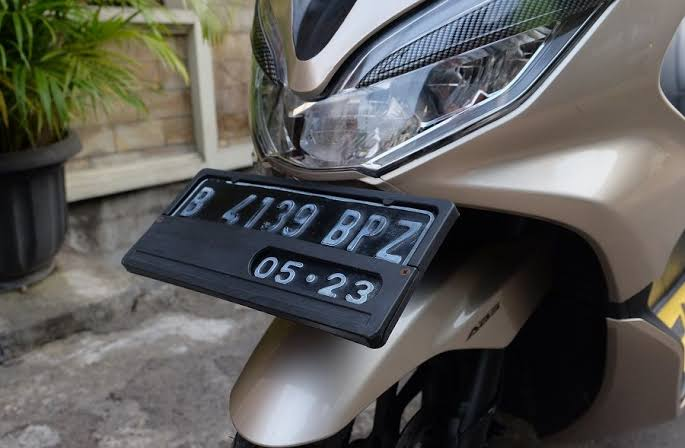
#> input picture Sesi#4/plat.jpg, 685 x 448 px
$ python main.py
#> lines starting #> are read from the running program, lines starting #| are printed output that depends on the picture

import os
import imageio.v3 as imageio
import numpy as np
from scipy import ndimage
import matplotlib.pyplot as plt

folder = os.path.dirname(os.path.abspath(__file__))
img = imageio.imread(os.path.join(folder, "plat.jpg"))
#> img is the input picture: shape (448, 685, 3); mean R, G, B 91, 90.4, 87.5

# Memastikan gambar memiliki 3 channel warna
if img.ndim == 2:
    original = np.stack([img, img, img], axis=-1)
else:
    original = img[..., :3]


gray = np.dot(
    original[..., :3],
    [0.299, 0.587, 0.114]
).astype(np.uint8)
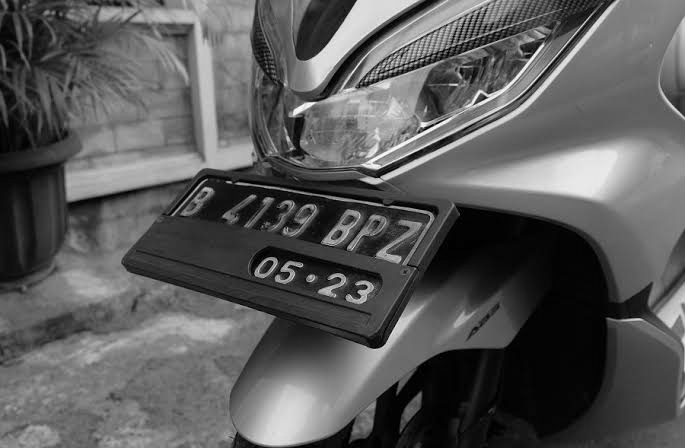
#> gray: shape (448, 685); min 0, max 254, mean 89.7

def hist_equal(image):
    hist, bins = np.histogram(
        image.flatten(),
        bins=256,
        range=[0, 256]
    )
#> hist = 256 values, max 8142 at index 4, min 0 at index 255, mean 1198.8; bins = 257 values from 0 to 256

    cdf = hist.cumsum()
#> cdf = 256 values from 484 to 306880

    # Menghilangkan nilai histogram kosong di awal
    cdf_min = cdf[cdf > 0][0]
#> cdf_min = 484

    # Normalisasi CDF
    cdf_normal = (
        (cdf - cdf_min) / (cdf[-1] - cdf_min) * 255
    )
#> cdf_normal = 256 values from 0 to 255

    cdf_normal = np.clip(cdf_normal, 0, 255)

    # Menghasilkan gambar ekualisasi
    result = np.interp(
        image.flatten(),
        bins[:-1],
        cdf_normal
    )

    return result.reshape(image.shape).astype(np.uint8)
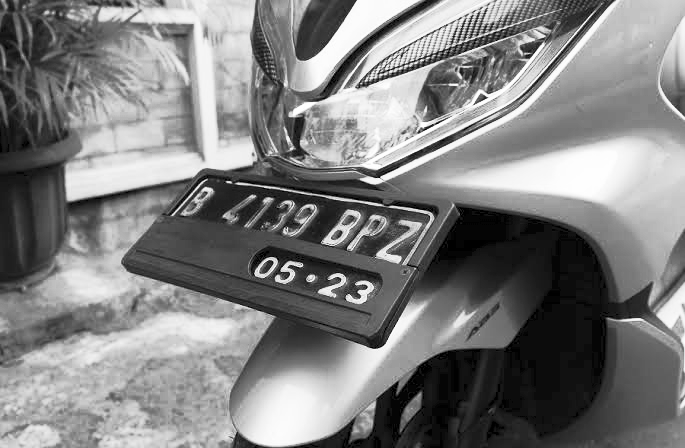
#> returned value: shape (448, 685); min 0, max 255, mean 127.7


equalized = hist_equal(gray)

# Membuat kernel 3x3
fp = np.ones((3, 3), dtype=bool)

# Menghilangkan titik tengah
fp[1, 1] = False

# Menyiapkan gambar hasil filter berwarna
filtered = np.zeros_like(original)

# Melakukan filter pada setiap channel warna
for c in range(3):

    mn = ndimage.minimum_filter(
        original[:, :, c],
        footprint=fp
    )

    mx = ndimage.maximum_filter(
        original[:, :, c],
        footprint=fp
    )

    filtered[:, :, c] = np.clip(
        original[:, :, c],
        mn,
        mx
    )
#> this loop made 3 passes
#> pass 1, `mn = ndimage.minimum_filter( original[:, :, c], footprint=fp )`:
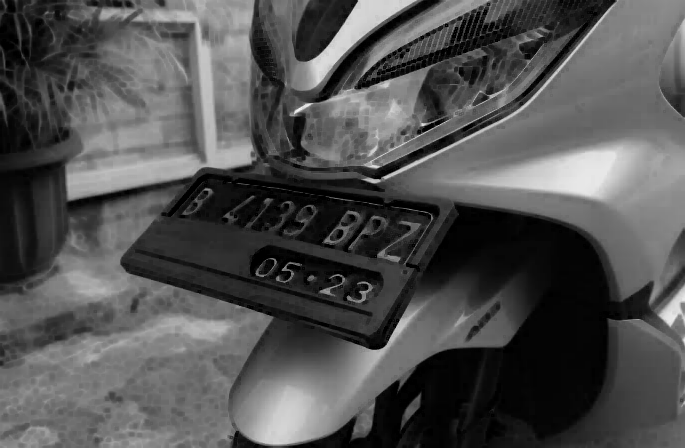
#> mn: shape (448, 685); min 0, max 243, mean 81.1
#> pass 1, `mx = ndimage.maximum_filter( original[:, :, c], footprint=fp )`:
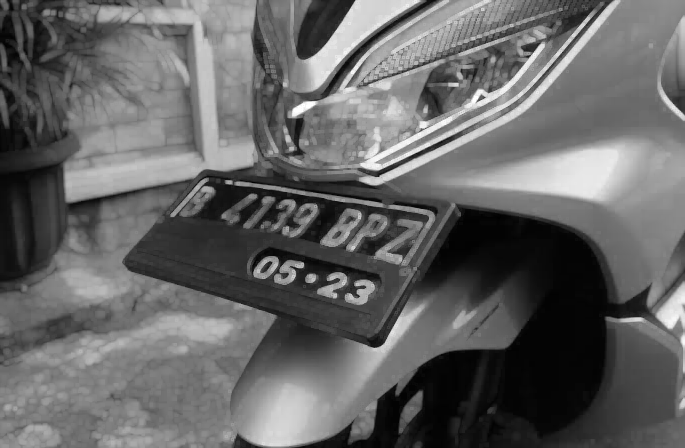
#> mx: shape (448, 685); min 0, max 255, mean 101.2
#> pass 2, `mn = ndimage.minimum_filter( original[:, :, c], footprint=fp )`:
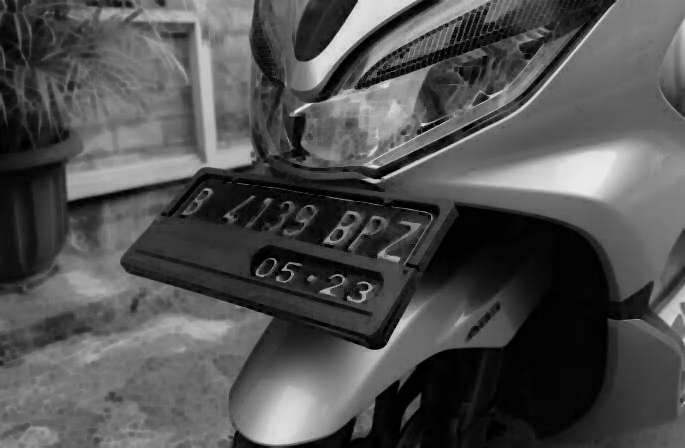
#> mn: shape (448, 685); min 0, max 236, mean 80.4
#> pass 2, `mx = ndimage.maximum_filter( original[:, :, c], footprint=fp )`:
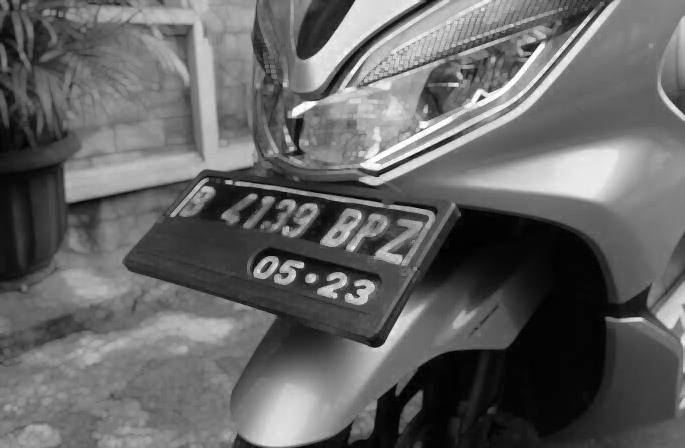
#> mx: shape (448, 685); min 1, max 255, mean 100.6

plt.figure(figsize=(14, 9))

# Gambar asli
plt.subplot(2, 3, 1)
plt.imshow(original)
plt.title("Gambar Asli")
plt.axis("on")

# Ekualisasi histogram
plt.subplot(2, 3, 2)
plt.imshow(equalized, cmap="gray", vmin=0, vmax=255)
plt.title("Ekualisasi Histogram")
plt.axis("on")

# Filter batas
plt.subplot(2, 3, 3)
plt.imshow(filtered)
plt.title("Filter Batas")
plt.axis("on")

# Histogram asli
plt.subplot(2, 3, 4)
plt.hist(gray.flatten(), bins=256, range=[0, 256])
plt.yscale("log")
plt.title("Histogram Asli")

# Histogram hasil ekualisasi
plt.subplot(2, 3, 5)
plt.hist(equalized.flatten(), bins=256, range=[0, 256])
plt.yscale("log")
plt.title("Histogram Hasil")

# Mengatur tata letak
plt.tight_layout(h_pad=3)

plt.savefig(
    os.path.join(folder, "hasil.png"),
    dpi=150
)
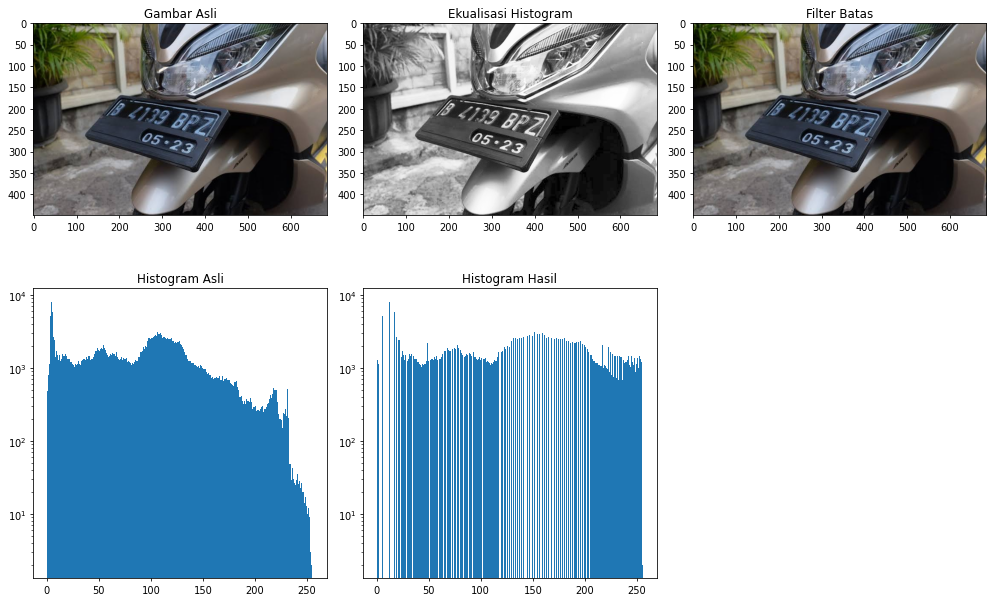
#> figure drawn by matplotlib, 5 panels; panel 4: tallest bar 8142 high, from x = 4 to 5; panel 5: tallest bar 8142 high, from x = 12 to 13

# Menampilkan gambar
plt.show()

$ run again, with Sesi#4/motor.jpg copied over Sesi#4/plat.jpg
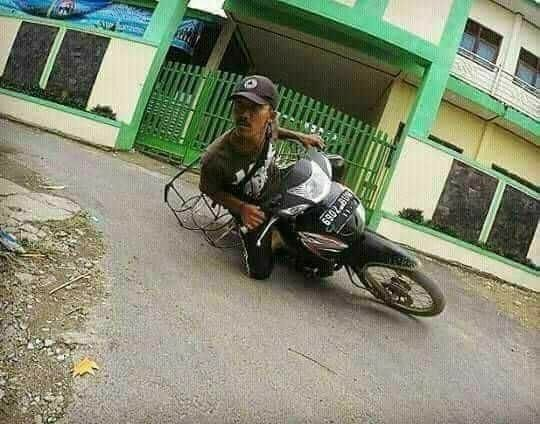
#> input picture Sesi#4/motor.jpg, 540 x 424 px
#> img is the input picture: shape (424, 540, 3); mean R, G, B 130.2, 135.7, 113.7
#> `gray = np.dot( original[..., :3], [0.299, 0.587, 0.114] ).astype(np.ui..`:
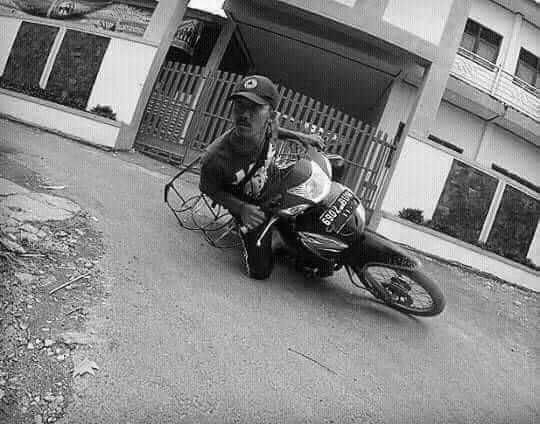
#> gray: shape (424, 540); min 0, max 254, mean 131
#> hist = 256 values, max 3144 at index 169, min 0 at index 255, mean 894.4; bins = 257 values from 0 to 256
#> cdf = 256 values from 45 to 228960
#> cdf_min = 45
#> cdf_normal = 256 values from 0 to 255
#> the loop `for c in range(3): ` made 3 passes
#> pass 2, `mx = ndimage.maximum_filter( original[:, :, c], footprint=fp )`:
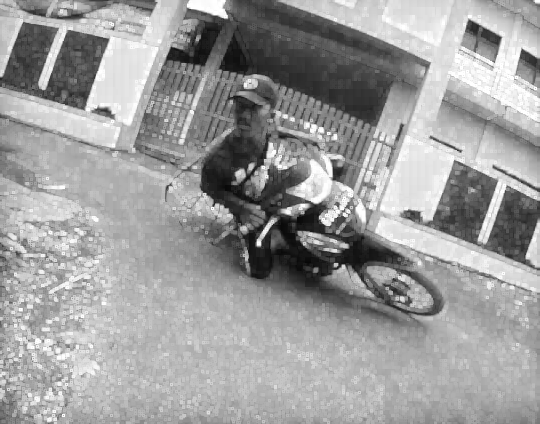
#> mx: shape (424, 540); min 7, max 255, mean 157
